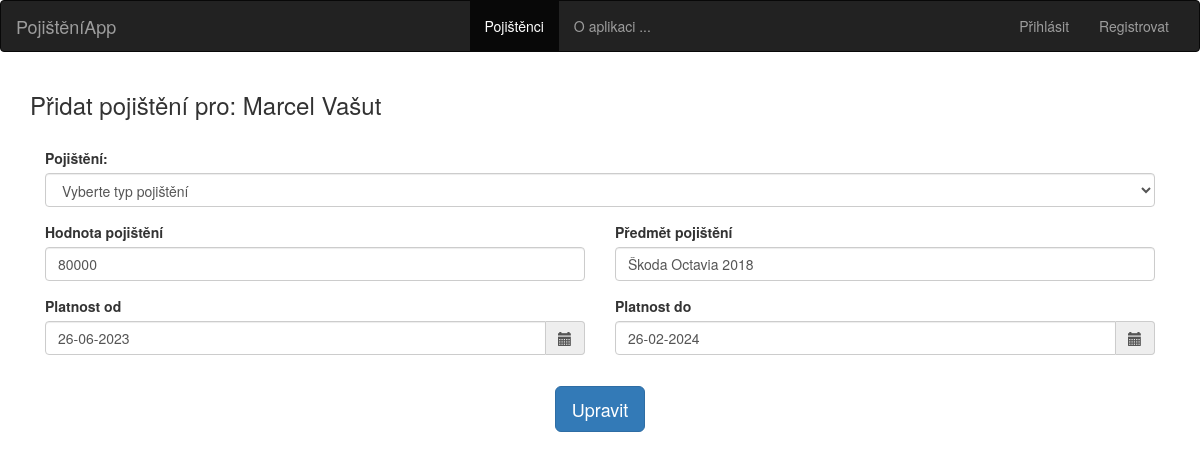
Screenshot of /uprava_pojisteni/10 with the database file from the repository.
### tables this page shows
CREATE TABLE pojistenci (
    id integer primary key autoincrement,
    jmeno text not null,
    prijmeni  text not null,
    adresa  text not null,
    mesto  text not null,
    psc  integer not null,
    telefon  integer not null,
    email  text not null
);

CREATE TABLE pojistky (
    id integer primary key autoincrement,
    id_pojistence  integer not null,
    predmet_pojisteni text not null,
    typ_pojisteni text not null,
    castka integer not null,
    platnost_od text not null,
    platnost_do text not null
);

### app.py (the view, shortened to what this page needs)
@app.route('/uprava_pojisteni/<int:id>', methods=['POST', 'GET'])
def uprava_pojisteni(id):
    db = get_db()
    if request.method == 'GET':
        cur = db.execute('SELECT * FROM pojistky WHERE id=?', [id])
        result = cur.fetchone()
        pojistenec_cur = db.execute('SELECT * FROM pojistenci WHERE id=?', [result['id_pojistence']])
        result_pojistenec = pojistenec_cur.fetchone()
        pojisteni_cur = db.execute('SELECT predmet_pojisteni FROM pojisteni')
        result_pojisteni = pojisteni_cur.fetchall()
        return render_template('uprava_pojisteni.html', pojistka = result, pojisteni = result_pojisteni, pojistenec = result_pojistenec)

### app.py (called while the page is built)
def connect_db():
    sql = sqlite3.connect('/home/honza/Dokumenty/Python_Flask_Udemy/IT_Network_ZP_Plna_verze/pojisteni.db')
    sql.row_factory = sqlite3.Row
    return sql

def get_db():
    if not hasattr(g, 'sqlite_db'):
        g.sqlite_db = connect_db()
    return g.sqlite_db

### templates/uprava_pojisteni.html (shortened to what this page needs)
{% extends 'base.html' %}
{% block body %}
<div class="container">
    <h3 class="">Přidat pojištění pro: {{ pojistenec['jmeno'] }} {{ pojistenec['prijmeni'] }}</h3>
    <form method="POST" >
        <div class="container">
            <br/>
        </div>
        <div class="form-row">
            <div class="form-group col-md-12">
                <label for="sel1">Pojištění:</label>
                <select name="pojisteni" class="custom-select form-control" id="sel1" required>
                    <option selected disabled>Vyberte typ pojištění</option>
                </select>
            </div>
        </div>
        <div class="form-row">
            <div class="form-group col-md-6">
                <label for="inputEmail4">Hodnota pojištění</label>
                <input type="number" name="castka" class="form-control" id="inputEmail4" placeholder="Částka"
                       value="{{ pojistka['castka'] }}"
                       required>
            </div>
            <div class="form-group col-md-6">
                <label for="inputPassword4">Předmět pojištění</label>
                <input type="text" name="predmet_pojisteni" class="form-control" id="inputPassword4"
                       placeholder="Předmět pojištění" value="{{ pojistka['predmet_pojisteni'] }}">
            </div>
        </div>
        <div class="form-row">
            <div class="form-group col-md-6">
                <label for="inputAddress1">Platnost od</label>
                <div class='input-group date' id='datetimepicker1'>
                    <input type='text' class="form-control" name="platnost_od" placeholder="dd.mm.yyyy"
                           id="inputAddress1" required value="{{ pojistka['platnost_od'] }}">
                    <span class="input-group-addon">
                            <span class="glyphicon glyphicon-calendar"></span>
                        </span>
                </div>
            </div>
            <div class="form-group col-md-6">
                <label for="inputAddress2">Platnost do</label>
                <div class='input-group date' id='datetimepicker2'>
                    <input type='text' class="form-control" name="platnost_do" placeholder="dd.mm.yyyy"
                           id="inputAddress2" required value="{{ pojistka['platnost_do'] }}">
                    <span class="input-group-addon">
                            <span class="glyphicon glyphicon-calendar"></span>
                        </span>
                </div>
            </div>
        </div>
        <div class="form-row">
            <div class="form-group col-md-6">
            </div>
        </div>
        <div class="col-md-12">
            <div class="article_wrapper">
                <button name="submit" class="btn btn-lg btn-primary" role="button">Upravit</button>
            </div>
        </div>
    </form>
</div>
{% endblock %}

### static/theme.css (style rules this page uses)
html, body { height: 100%; }
.container, .row { height: 100%; min-height: 100%; }
.article_wrapper { text-align: center; background-color:none; }

### rows the page displays
pojistenci: jmeno "Marcel", prijmeni "Vašut"
pojistky: castka "80000", predmet_pojisteni "Škoda Octavia 2018", platnost_od "26-06-2023", platnost_do "26-02-2024"
